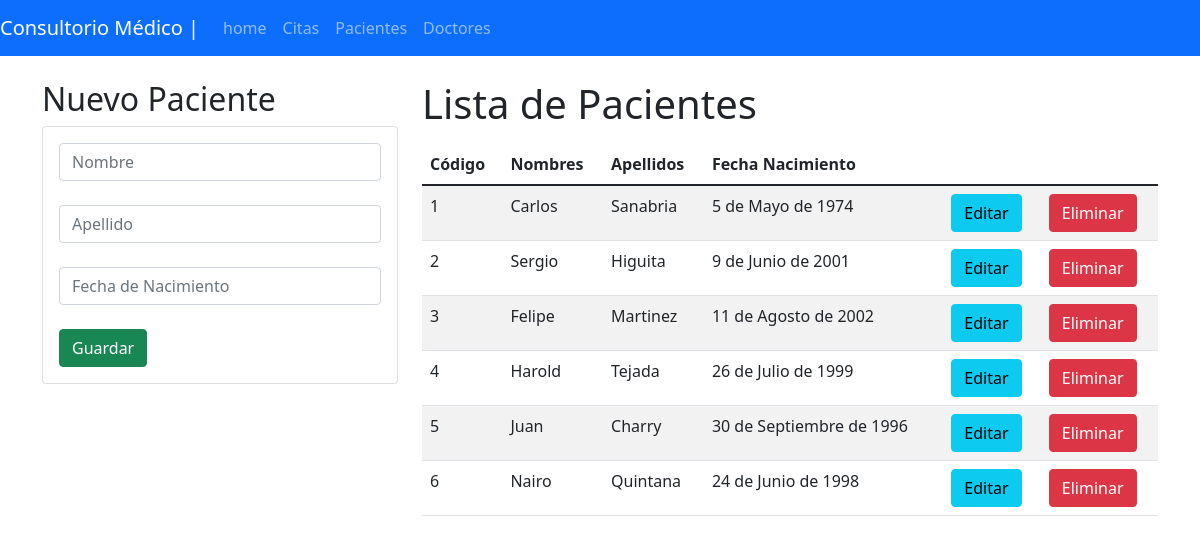
Screenshot of /listpacientes with the database file from the repository.
### appMenu/models.py (models this page shows, shortened)
class Paciente(models.Model):
    id = models.AutoField(primary_key=True)
    nombre = models.CharField(max_length=200)
    apellido = models.CharField(max_length=200)
    fecha_nacimiento = models.DateField(auto_now=False, auto_now_add=False)

### appMenu/views.py (the view)
# urls.py: path('listpacientes', views.list_pacientes, name="listpacientes"),
def list_pacientes(request):
    pacientes = Paciente.objects.all()
    contexto = {"pacientes": pacientes}
    return render(request, 'pacientes.html', contexto)

### appMenu/templates/pacientes.html (shortened to what this page needs)
{% extends 'base.html' %}
{% block content %}
<div class="row">
    <div class="col-sm-12 col-md-6 col-lg-4 col-xl-4">
        <h2>Nuevo Paciente</h2>
        <div class="card">
            <div class="card-body">
                <form action="/registrarCurso/" method="POST">{% csrf_token %}
                    <div class="form-group">
                        <input type="text" id="nombre" name="nombre" class="form-control" placeholder="Nombre"
                            minlength="6" maxlength="6" required>
                    </div><br>
                    <div class="form-group">
                        <input type="text" id="apellido" name="apellido" class="form-control" placeholder="Apellido"
                            maxlength="50" required>
                    </div><br>
                    <div class="form-group">
                        <input type="text" id="fecha_nacimiento name="fecha_nacimiento" class="form-control" placeholder="Fecha de Nacimiento"
                            minlength="6" maxlength="6" required>
                    </div><br>
                    <div class="form-group">
                        <button type="submit" class="btn btn-success btn-block text-white">Guardar</button>
                    </div>
                </form>
            </div>
        </div>
    </div>
    <div class="col-sm-12 col-md-6 col-lg-8 col-xl-8">
        <h1>Lista de Pacientes</h1>
        <div class="table-responsive py-2">
            <table class="table table-striped">
                <thead>
                    <tr>
                        <th>Código</th>
                        <th>Nombres</th>
                        <th>Apellidos</th>
                        <th>Fecha Nacimiento</th>
                    </tr>
                </thead>
                <tbody>
                    {% for paciente in pacientes %}
                    <tr>
                        <td>{{paciente.id}}</td>
                        <td>{{paciente.nombre}}</td>
                        <td>{{paciente.apellido}}</td>
                        <td>{{paciente.fecha_nacimiento}}</td>
                        <td><a href="edicionCurso/{{c.codigo}}" class="btn btn-info">Editar</a></td>
                        <td><a href="eliminarCurso/{{c.codigo}}" class="btn btn-danger btnEliminacion">Eliminar</a></td>
                    </tr>
                    {% endfor %}
                </tbody>
            </table>
        </div>
    </div>
</div>
{% endblock %}

### rows the page displays
Paciente: id "1", nombre "Carlos", apellido "Sanabria", fecha_nacimiento "5 de Mayo de 1974"
Paciente: id "2", nombre "Sergio", apellido "Higuita", fecha_nacimiento "9 de Junio de 2001"
Paciente: id "3", nombre "Felipe", apellido "Martinez", fecha_nacimiento "11 de Agosto de 2002"
Paciente: id "4", nombre "Harold", apellido "Tejada", fecha_nacimiento "26 de Julio de 1999"
Paciente: id "5", nombre "Juan", apellido "Charry", fecha_nacimiento "30 de Septiembre de 1996"
Paciente: id "6", nombre "Nairo", apellido "Quintana", fecha_nacimiento "24 de Junio de 1998"
